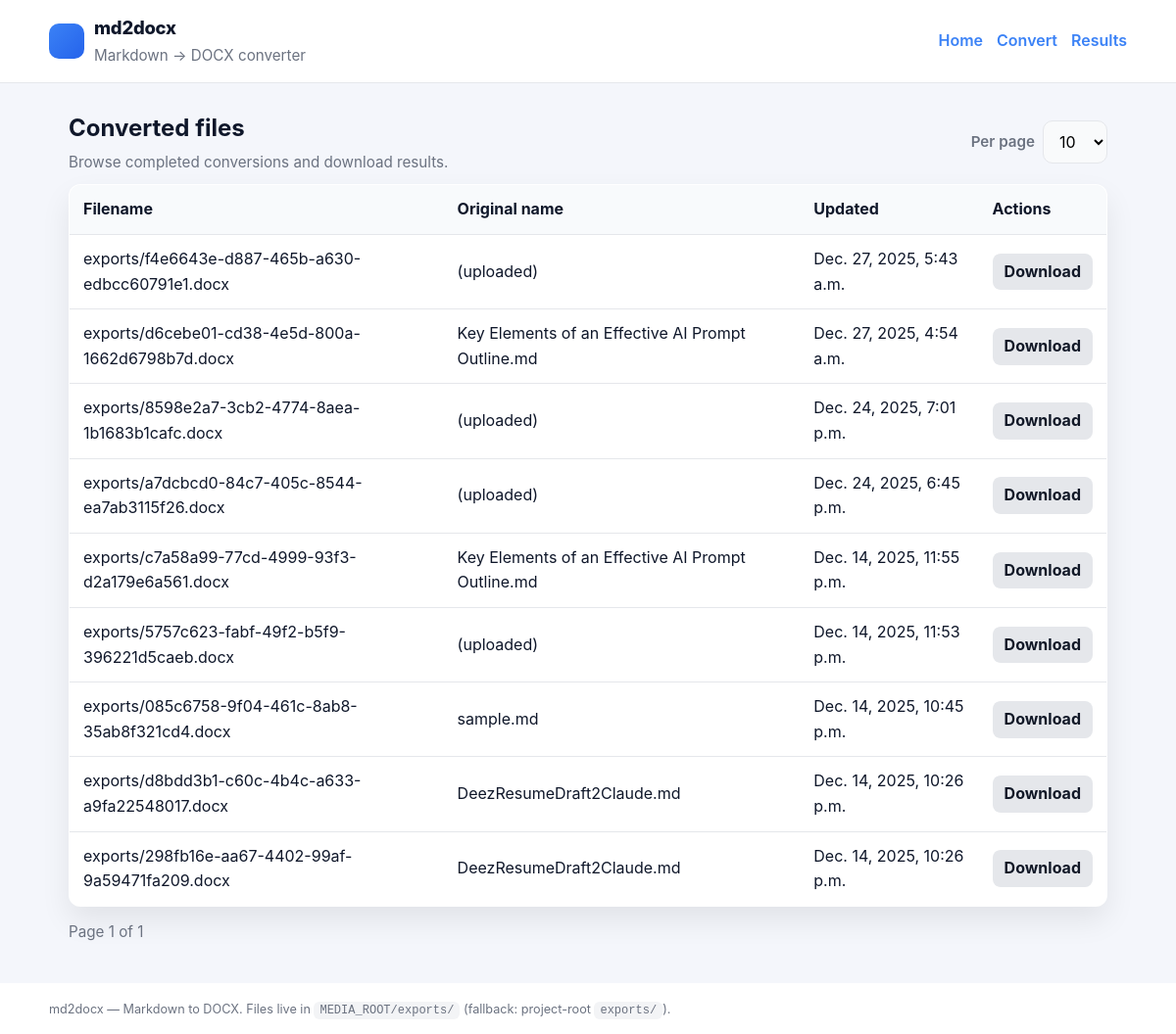
Before: /md2docx/list/ with the older database file.
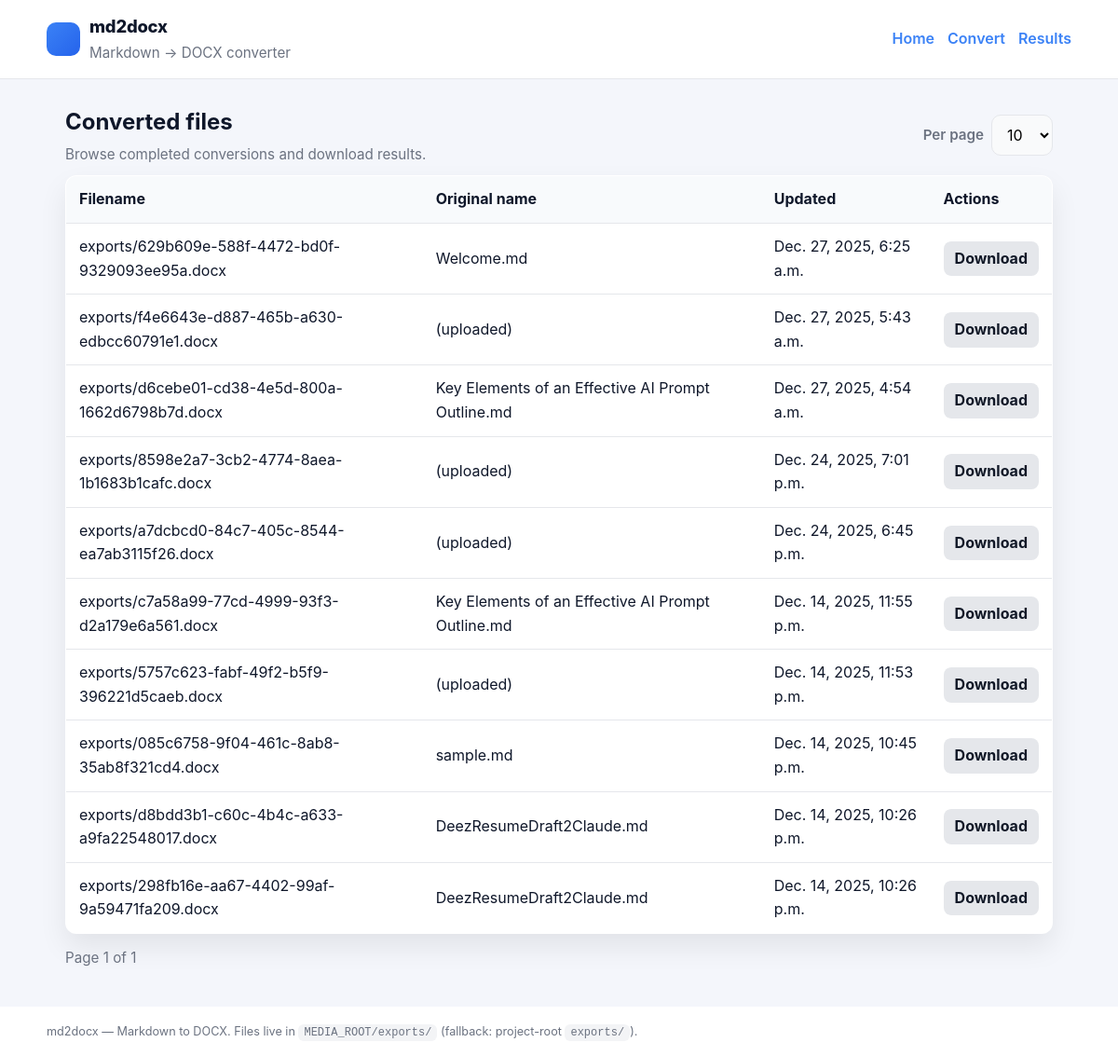
After: the same page with the newer database file.
### md2docx/models.py (models this page shows, shortened)
class ConversionTask(models.Model):
	STATUS_PENDING = 'pending'
	STATUS_PROCESSING = 'processing'
	STATUS_DONE = 'done'
	STATUS_FAILED = 'failed'
	STATUS_CHOICES = [
		(STATUS_PENDING, 'Pending'),
		(STATUS_PROCESSING, 'Processing'),
		(STATUS_DONE, 'Done'),
		(STATUS_FAILED, 'Failed'),
	]
	id = models.UUIDField(primary_key=True, default=uuid.uuid4, editable=False)
	input_markdown = models.TextField(blank=True)
	status = models.CharField(max_length=20, choices=STATUS_CHOICES, default=STATUS_PENDING)
	result_file = models.FileField(upload_to='exports/', null=True, blank=True)
	error_message = models.TextField(blank=True)
	original_filename = models.CharField(max_length=255, blank=True)
	progress = models.IntegerField(default=0)
	created_at = models.DateTimeField(auto_now_add=True)
	updated_at = models.DateTimeField(auto_now=True)

### md2docx/views_list_and_api.py (the view)
# urls.py: path("list/", views.list_conversions, name="list"),
def list_conversions(request):
    per_page = int(request.GET.get('per_page', 10))
    if per_page not in (10, 25, 50):
        per_page = 10
    page = int(request.GET.get('page', 1))
    qs = ConversionTask.objects.filter(status=ConversionTask.STATUS_DONE).order_by('-updated_at')
    paginator = Paginator(qs, per_page)
    page_obj = paginator.get_page(page)
    return render(request, 'md2docx/list.html', {'page_obj': page_obj, 'per_page': per_page})

### md2docx/templates/md2docx/list.html (shortened to what this page needs)
{% extends "md2docx/base.html" %}
{% block content %}
  <div class="flex-between" style="gap:12px; margin-bottom:10px;">
    <div>
      <h2 style="margin:0 0 4px;">Converted files</h2>
      <p class="muted" style="margin:0;">Browse completed conversions and download results.</p>
    </div>
    <form method="get" style="display:flex; align-items:center; gap:8px;">
      <label class="muted" style="margin:0;">Per page</label>
      <select name="per_page" onchange="this.form.submit()" style="width:auto;">
        <option value="10" {% if per_page == 10 %}selected{% endif %}>10</option>
      </select>
    </form>
  </div>
  <table class="table">
    <thead>
      <tr>
        <th>Filename</th>
        <th>Original name</th>
        <th>Updated</th>
        <th>Actions</th>
      </tr>
    </thead>
    <tbody>
      {% for task in page_obj.object_list %}
      <tr>
        <td>{{ task.result_file.name|default:"(none)" }}</td>
        <td>{{ task.original_filename|default:"(uploaded)" }}</td>
        <td>{{ task.updated_at }}</td>
        <td>
          <a class="btn btn-secondary" style="padding:6px 12px; border-radius:8px;" href="{% url 'md2docx:download' task.id %}">Download</a>
        </td>
      </tr>
      {% empty %}
      <tr><td colspan="4" class="muted" style="text-align:center; padding:16px;">No converted files found.</td></tr>
      {% endfor %}
    </tbody>
  </table>
  <div class="pagination">
    <span class="muted">Page {{ page_obj.number }} of {{ page_obj.paginator.num_pages }}</span>
  </div>
{% endblock %}

Changed rows visible on the page:
added ConversionTask: result_file.name "exports/629b609e-588f-4472-bd0f-9329093ee95a.docx", original_filename "Welcome.md", updated_at "Dec. 27, 2025, 6:25 a.m."
